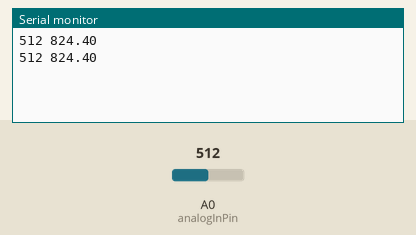
The sketch below on a simulated Arduino Uno, built with avr-gcc and run on an emulated ATmega328P. On the bench: the last lines printed to the serial monitor. The inputs (shaded band) are chosen by the test bench; at power-on: A0 (analogInPin) = 512.

Above: at 1.8 s.
1.9 s: A0 (analogInPin) set to 716
At 2.7 s:
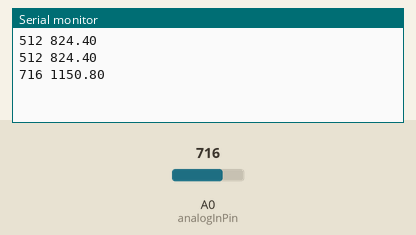
3.4 s: A0 (analogInPin) set to 900
At 4.8 s:
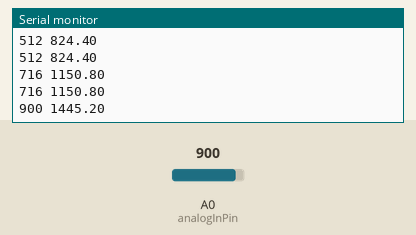
Timing chart, 0 to 6.4 s (numbered marks = the images above; inputs shaded):
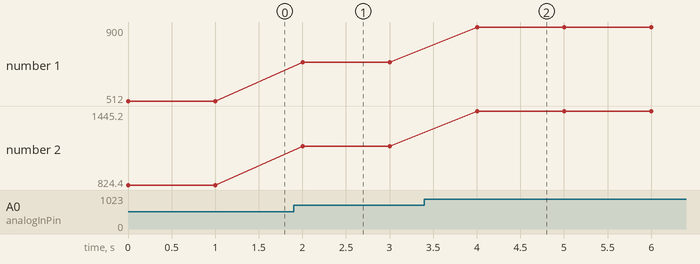

Measured:
- after the input at 1.9 s, the serial monitor: prints a new line after 0.10 s (image 1)
- after the input at 3.4 s, the serial monitor: prints a new line after 0.60 s (image 2)
- plotted number 1: 512 → 716 after the input at 1.9 s, 716 → 900 after the input at 3.4 s
- plotted number 2: 824.4 → 1150.8 after the input at 1.9 s, 1150.8 → 1445.2 after the input at 3.4 s

The sketch:

ElsysNTCTermometerSpenningsdeler.ino
```cpp
/*
  Analog input, analog output, serial output
*/

// These constants won't change. They're used to give names to the pins used:
const int analogInPin = A0;  // Analog input connected to the voltage devider
int sensorValue = 0;  // value read from the voltage devider
float calculatedTemperature = 0;

void setup() {
  // initialize serial communications at 9600 bps:
  Serial.begin(9600);
}

void loop() {
  // read the analog in value:
sensorValue = analogRead(analogInPin);
  // map it to the range of the analog out:
  //calculatedTemperature = map(sensorValue, 510, 610, 11, 20);
  calculatedTemperature = float(map(sensorValue, 3, 8, 100, 180)) / 10;

  // print the results to the Serial Monitor:
  //Serial.print("Value from analog to digital converter = ");
  Serial.print(String(sensorValue) + " ");
  Serial.println(String(calculatedTemperature));

  // wait 2 milliseconds before the next loop for the analog-to-digital
  // converter to settle after the last reading:
  delay(1000);
}
```
